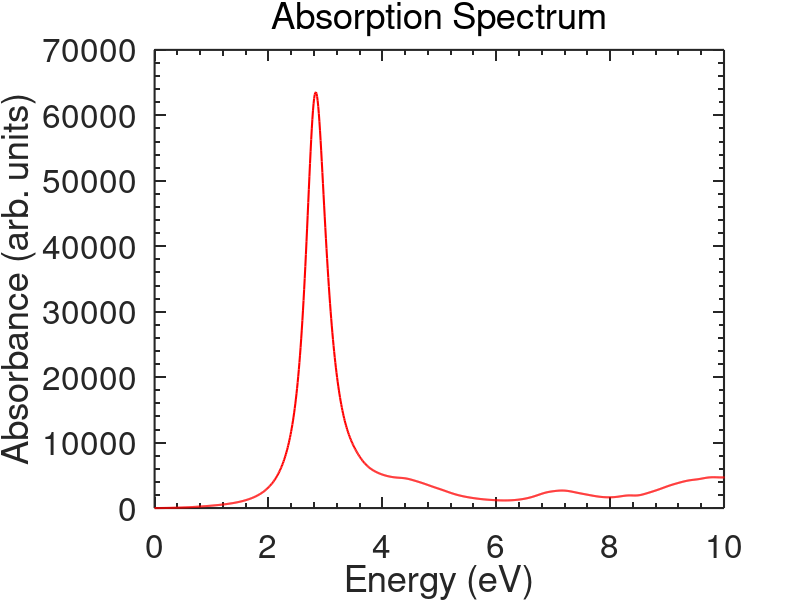

Write the MATLAB code that produced this figure.
% THIS PROGRAM PLOTS THE ABSORPTION SPECTRUM OF ANY SYSTEM
% GIVEN THE TIME-DEPENDENT DIPOLE MOMENTS OBTAINED BY
% RUNNING THE REAL-TIME DFTB CALCULATIONS

% First open the files and extract all the information
% related to the dipole moments. 

fileIDx = fopen('muxx.dat','r');
fileIDy = fopen('muyy.dat','r');
fileIDz = fopen('muzz.dat','r');

formatSpecx = '%f %f';
formatSpecy = '%f %f';
formatSpecz = '%f %f';

sizeX = [2 Inf];
sizeY = [2 Inf];
sizeZ = [2 Inf];

X = fscanf(fileIDx,formatSpecx,sizeX);
Y = fscanf(fileIDy,formatSpecy,sizeY);
Z = fscanf(fileIDz,formatSpecz,sizeZ);

% Close the files

fclose(fileIDx);
fclose(fileIDy);
fclose(fileIDz);

% Normalize the three dipole moments around zero and then
% taking the average of the three
xini = X(2,1);
yini = Y(2,1);
zini = Z(2,1);
x = X(2,:)-xini;
y = Y(2,:)-yini;
z = Z(2,:)-zini;
avg_mu = (x+y+z)./3;

% Extract time scale from any one of the files
t=X(1,:);

% Time step in a.u. (This must match the value used while
% running the RT-DFTB calculations
dt = 0.2;

% Since we need to take a Fourier Transform of the time-varying dipole
% moments, we need to apply a damping function to make the dipole
% moment go to zero after some time. pdamp variable is that damping.
% Increasing the damping increases the width of the peak.
% Standard has been decided as 0.008 for pdamp
pdamp = 0.008;

% Find the time period for which dynamics has been done
cnt = length(t);
damp = zeros(1,cnt);

% Applying damping function
for i=1:cnt
    damp(i)=exp(-i*dt*pdamp);
end
avg_mu = avg_mu.*damp;

% Increase time scale to 400fs and add zeroes to the expanded array
expanded = zeros(1,62016);
avg_mu = cat(2,avg_mu,expanded);

% To ensure that 
N=82688;
% Compute the Fourier transform of the average dipole moment
MU = fft(avg_mu,N);
% Extract the imaginary part of the dipole moment
mu_mag = imag(MU);
% Absolute value of the imaginary part of the dipole moment
mu_mag = -(mu_mag);
% Calculate energy scale
E = (0:N-1)/(N*0.2)*2*pi*27.211396641344194;
lamda = 4.13*10^-15*2.99*10^8./E;
lamda = lamda .* 10^9;
% Absorbance is energy * imag part of (fft of dipole)
mu_mag=E.*mu_mag;
% Plot absorbance Vs energy but only first 5000 points
np = 5000;
Ep = E(1:np);
mu_mag = mu_mag(1:np);

% If u want to plot absorption spectrum w.r.t to wavelength,
% replace Ep with lambda in the plot line
lamda = lamda(1:np);

% Plotting the absorption spectrum
figure;
hold on;
box on;
plot(Ep,mu_mag,'r','Linewidth',1.5);
% Set energy axis
xlim([0 10]);
xlabel('Energy (eV)','Fontsize',18,'Fontweight','normal','Fontsize',24);
ylabel('Absorbance (arb. units)','Fontsize',18,'Fontweight','normal','Fontsize',24);
title('Absorption Spectrum','Fontsize',11,'Fontweight','normal','Fontsize',18);
set(gca,'XMinorTick','on','YMinorTick','on','ticklength',2*get(gca,'ticklength'),'LineWidth',1.5,'FontSize',24);
print('abs-spectra','-dpng','-r600');
hold off;
